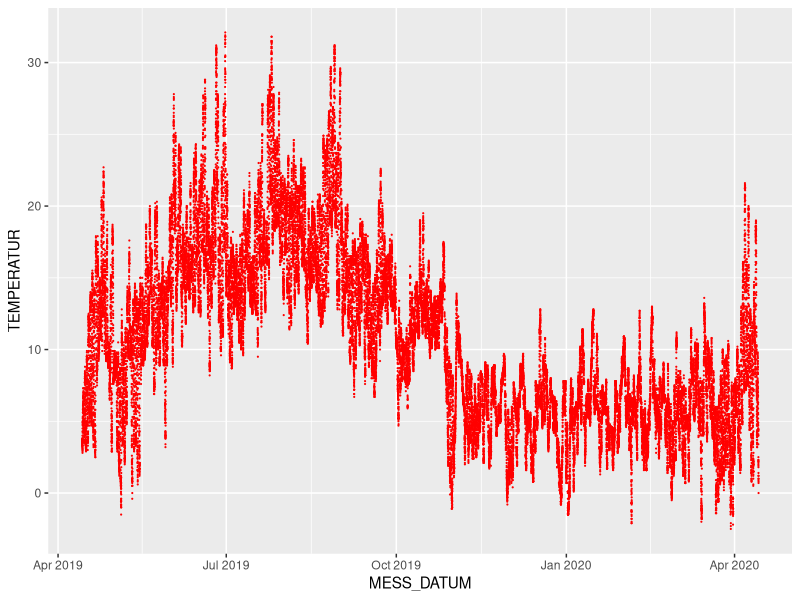
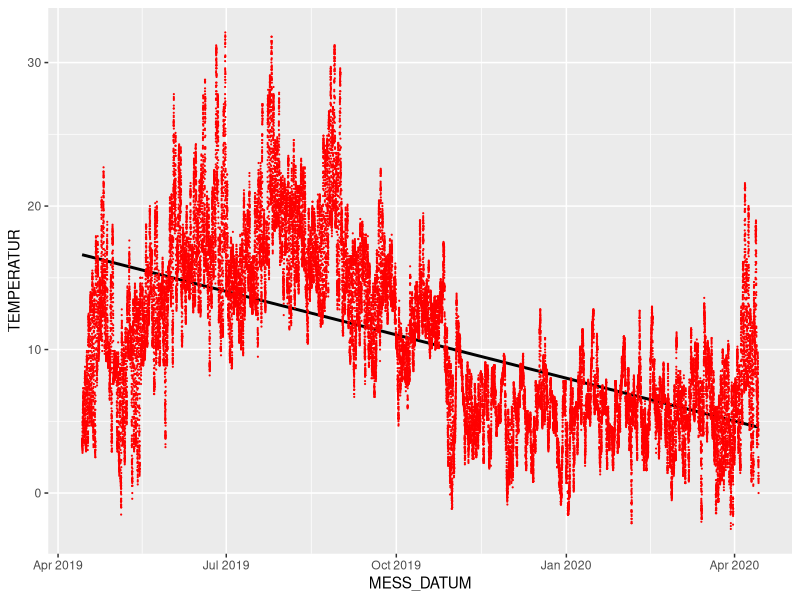
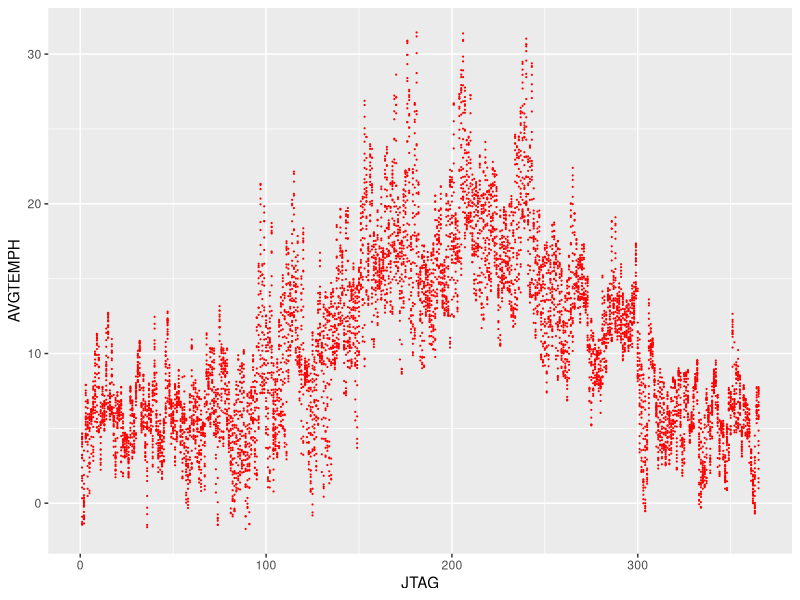
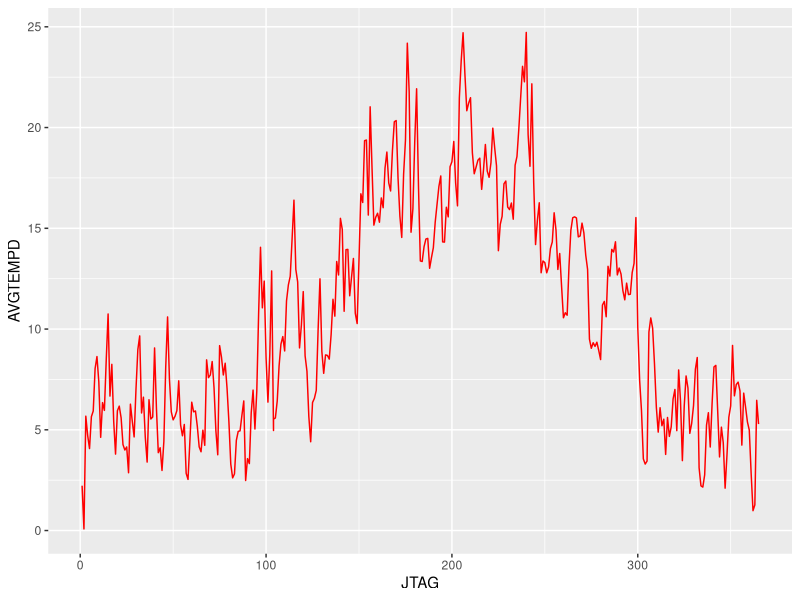
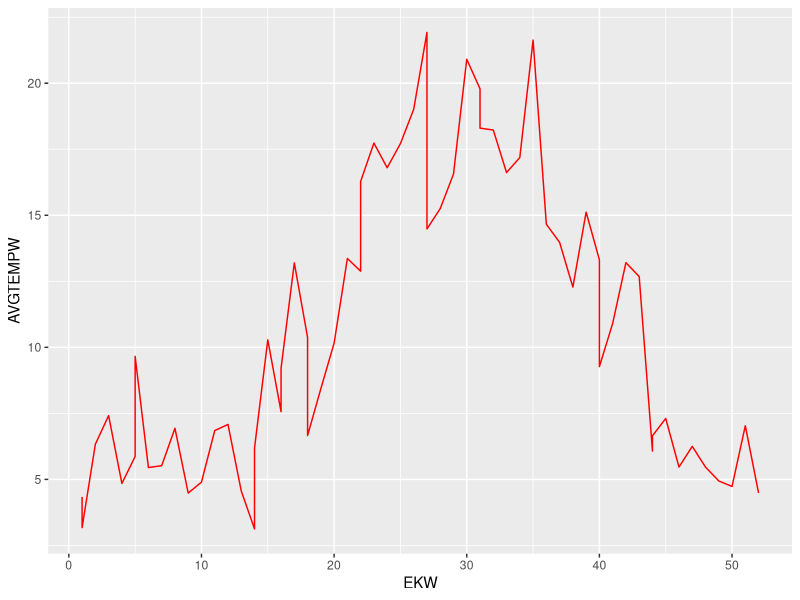
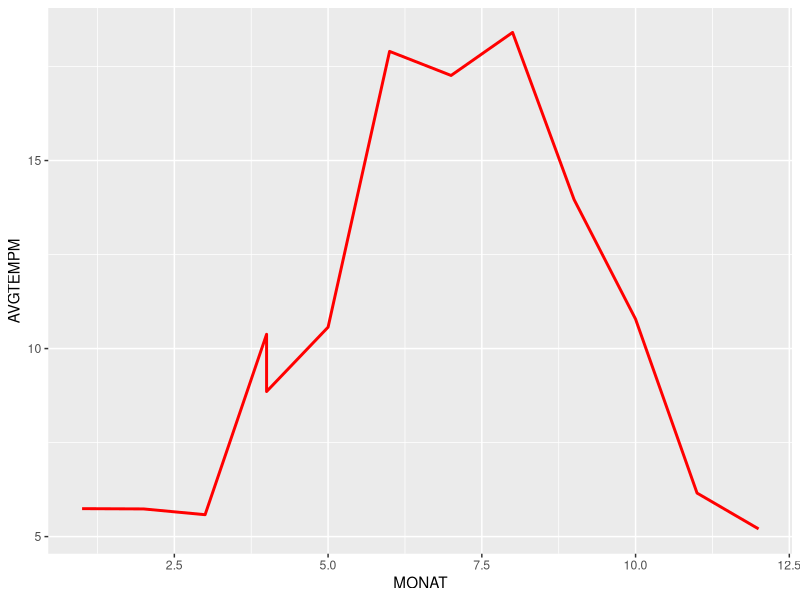
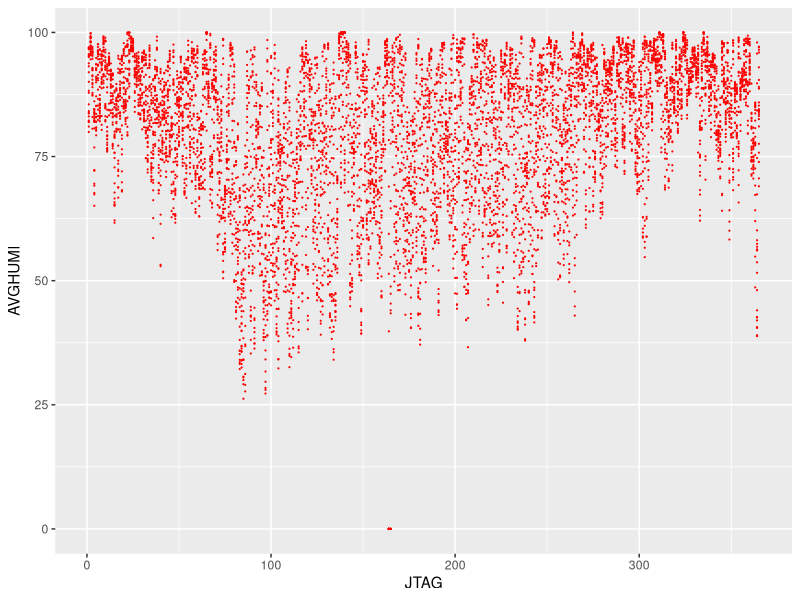

Write R code to recreate these figures, in order.
## ---- chunk 1
library(readr)          # part of the tidyverse
library(lubridate)      # the mentioned lubrication for date-time wrangling
library(tidyverse)      # the tidyverse with its dplyr functions for data wrangling
library(ggplot2)        # data visualisation package (is actually part of tidyverse, but still)
## ---- chunk 2
today()
now()
Sys.Date()
Sys.time()
## ---- chunk 3
df <- read_csv("data/weather_kiel_holtenau.csv")
head(df,5)
## ---- chunk 4
df <- read_csv("data/weather_kiel_holtenau.csv", 
          col_types = cols(MESS_DATUM = col_datetime(format = "%Y%m%d%H%M"), 
                                                   NIEDERSCHLAGSDAUER = col_integer(), 
                                                   NIEDERSCHLAGSINDIKATOR = col_integer(), 
                                                   STATIONS_ID = col_integer()))
head(df,5)
## ---- chunk 5
df1 <- read_csv("data/weather_kiel_holtenau.csv", 
          col_types = cols(
            MESS_DATUM = col_character(), 
            NIEDERSCHLAGSINDIKATOR = col_integer(), 
            STATIONS_ID = col_integer()))
df1$MESS_DATUM <- ymd_hm(df1$MESS_DATUM)
head(df1,5)
## ---- chunk 6
df2 <- read_csv("data/weather_kiel_holtenau.csv", 
    col_types = cols(MESS_DATUM = col_character()))
df2$MESS_DATUM <- parse_date_time(df2$MESS_DATUM, orders ="Ymd HM")
head(df2,5)
## ---- chunk 7
df %>% 
  filter(is.na(MESS_DATUM)) %>%                   # Checking if there are observations with a missing MESS_DATUM
  head()
## ---- chunk 8
df <- df %>% 
  filter(!is.na(MESS_DATUM))                      # missing MESS_DATUM observations (NAs) would/will be excluded from the data frame
## ---- chunk 9
max(df$MESS_DATUM)                                # The latest observation is dated 10 minutes before midnight on the 13th of April 2020
min(df$MESS_DATUM)                                # The earliest observaation is dated 14th of April 2019
range(df$MESS_DATUM)                              # Another way to get the same information
## ---- chunk 10
range(df$STATIONS_ID)                             # This confirms: We are only dealing with data from one and only one weather sensor in the whole data set.
range(df$TEMPERATUR)                              # We have a range of temperatues between -2.5 and +32.1 degrees  celius, which sounds about plausible.
range(df$RELATIVE_FEUCHTE)                        # Delivers an unexpected range, where the minimum is -999 and the maximum is +100. Both values are either not possible (-999) or only of theoretic value (+100)
range(df$NIEDERSCHLAGSDAUER)                      # This delivers an implausible minimum of -999 and an expected maximum of 10 (the maximum amount of minutes in a 10 minute interval).
range(df$NIEDERSCHLAGSHOEHE)                      # Again the range shows a minimum at -999 and a maximum of 7.85 which has to be interpreted as mm which equals litres per square meter (6 x 7.85 = 47.1/h = torrential)
range(df$NIEDERSCHLAGSINDIKATOR)                  # A look at the data reveals a binary 1 or a 0 for this variable, i.e. it rained or it didn't. -999 must be interpreted as a failed observation
## ---- chunk 11
values_of_ind <- df %>% 
  group_by(NIEDERSCHLAGSINDIKATOR) %>%
  tally()
head(values_of_ind)
## ---- chunk 12
df$NIEDERSCHLAGSINDIKATOR <- ifelse(df$NIEDERSCHLAGSINDIKATOR == -999, 0, df$NIEDERSCHLAGSINDIKATOR)
value_of_ind_n <- df %>% 
  group_by(NIEDERSCHLAGSINDIKATOR) %>%
  tally()
head(value_of_ind_n)
## ---- chunk 13
values_of_rel <- df %>% 
  group_by(RELATIVE_FEUCHTE) %>%
  filter(RELATIVE_FEUCHTE < 0) %>%
  tally()
head(values_of_rel)
## ---- chunk 14
df$RELATIVE_FEUCHTE <- ifelse(df$RELATIVE_FEUCHTE == -999, 0, df$RELATIVE_FEUCHTE)
values_of_rel_n <- df %>% 
  group_by(RELATIVE_FEUCHTE) %>%
  tally()
head(values_of_rel_n)
## ---- chunk 15
values_of_ARN <- df %>% 
  group_by(NIEDERSCHLAGSHOEHE) %>%
  filter(NIEDERSCHLAGSHOEHE < 0) %>%
  tally()
head(values_of_ARN)
## ---- chunk 16
df$NIEDERSCHLAGSHOEHE <- ifelse(df$NIEDERSCHLAGSHOEHE == -999, 0, df$NIEDERSCHLAGSHOEHE)
values_of_RFH <- df %>% 
  group_by(NIEDERSCHLAGSHOEHE) %>%
  tally()
head(values_of_RFH)
## ---- chunk 17
max(df$NIEDERSCHLAGSHOEHE, na.rm = FALSE)
## ---- chunk 18
tag_int <- interval(ymd("2020-03-01"), ymd("2020-03-02"))
class(tag_int)
## ---- chunk 19
season_19_spring <- ymd_hm("2019-03-20 22:58", tz="CET")
season_19_summer <- ymd_hm("2019-06-21 17:54", tz="CET")
season_19_autumn <- ymd_hm("2019-09-23 09:50", tz="CET")
season_19_winter <- ymd_hm("2019-12-22 05:19", tz="CET")
season_20_spring <- ymd_hm("2020-03-20 04:49", tz="CET")
season_20_summer <- ymd_hm("2020-06-20 23:43", tz="CET")
## ---- chunk 20
print(paste("spring 2020 - start: ",season_20_spring))
print(ddays(92))                             # create a DURATION
class(ddays(92))
typeof(ddays(92))
season_20_spring_dur <- season_20_spring + 
                          ddays(92) + 
                          dhours(17) + 
                          dminutes(54)
print(season_20_spring_dur)
class(season_20_spring_dur)
typeof(season_20_spring_dur)
print(paste("spring 2020 - end with DURATIONS:",season_20_spring_dur, "expected:", season_20_summer, "is failure:", season_20_spring_dur!=season_20_summer))

print(days(92))                              # create a PERIOD
class(days(92))
typeof(days(92))
season_20_spring_p <- season_20_spring + 
                        days(92) + 
                        hours(17) + 
                        minutes(54)
print(season_20_spring_p)
class(season_20_spring_p)
typeof(season_20_spring_p)
print(paste("spring 2020 - end with PERIODS:",season_20_spring_p, "expected:", season_20_summer , "is failure:", season_20_spring_p!=season_20_summer))
## ---- chunk 21
int_season_summer <- interval(season_19_summer, season_19_autumn - minutes(1))
int_season_autumn <- interval(season_19_autumn, season_19_winter - minutes(1))
int_season_winter <- season_19_winter %--% (season_20_spring - minutes(1))
## ---- chunk 22
df_sel <- df %>%
  filter(MESS_DATUM >= int_start(tag_int) & MESS_DATUM <= int_end(tag_int))
df_group <- df_sel %>% 
  group_by(STATIONS_ID , hour(MESS_DATUM) , day(MESS_DATUM) ) 
head(df_group, 10)
## ---- chunk 23
df_group <- df_sel %>% 
  group_by(STATIONS_ID , hour(MESS_DATUM) , day(MESS_DATUM) ) %>% 
  rename( "STUNDE" = 'hour(MESS_DATUM)', "TAG" = 'day(MESS_DATUM)' ) 
head(df_group, 10)

## ---- chunk 24
df_group <- df_sel %>% 
  group_by(STATIONS_ID , STUNDE = hour(MESS_DATUM) , TAG = day(MESS_DATUM) ) 
head(df_group, 5)
## ---- chunk 25
df_sea_sel_summer <- 
  df %>%
    filter(MESS_DATUM >= int_start(int_season_summer) & MESS_DATUM <= int_end(int_season_summer)) 
head(df_sea_sel_summer)

df_sea_sel_autmn <- 
  df %>%
    filter(MESS_DATUM >= int_start(int_season_autumn) & MESS_DATUM <= int_end(int_season_autumn)) 
df_sea_sel_winter <- 
  df %>%
    filter(MESS_DATUM >= int_start(int_season_winter) & MESS_DATUM <= int_end(int_season_winter)) 
#df_group <- df_sel %>% group_by(STATIONS_ID , hour(MESS_DATUM) , day(MESS_DATUM) ) head(df_group, 10)
## ---- chunk 26
ggplot(df)+
  geom_point(aes(MESS_DATUM, TEMPERATUR), colour = "red", size = 0.1)
## ---- chunk 27
ggplot(df, aes(MESS_DATUM, TEMPERATUR))+
  geom_smooth(method = "lm", se=TRUE, color="black", formula = y ~ x) +
            geom_point(color = "red", size = 0.1)
## ---- chunk 28
df <- df %>% 
  mutate(JAHR = year(df$MESS_DATUM))
## ---- chunk 29
df <- df %>% 
  mutate(MONAT = month(df$MESS_DATUM))
## ---- chunk 30
df <- df %>% 
  mutate(EKW = epiweek(df$MESS_DATUM))
## ---- chunk 31
df <- df %>%
  mutate(JTAG = yday(df$MESS_DATUM))
## ---- chunk 32
df <- df %>%
  mutate(STUNDE = hour(df$MESS_DATUM))
## ---- chunk 33
df_group_Stunde <- df %>%
  group_by(STATIONS_ID, JAHR, MONAT, EKW, JTAG, STUNDE)

df_av_temp_Stunde  <- df_group_Stunde %>%
  summarise(AVGTEMPH = mean(TEMPERATUR)) %>%
  arrange(STATIONS_ID, JAHR, MONAT, EKW, JTAG, STUNDE)
## ---- chunk 34
ggplot(df_av_temp_Stunde)+
  geom_point(aes(JTAG, AVGTEMPH), colour = "red", size = 0.1)
## ---- chunk 35
df_group_JTAG <- df %>%
  group_by(STATIONS_ID, JAHR, MONAT, EKW, JTAG)

df_av_temp_JTAG  <- df_group_JTAG %>%
  summarise(AVGTEMPD = mean(TEMPERATUR)) %>%
  arrange(STATIONS_ID, JAHR, MONAT, EKW, JTAG) 
head(df_av_temp_JTAG, 10)
## ---- chunk 36
ggplot(df_av_temp_JTAG)+
  geom_line(aes(JTAG, AVGTEMPD), colour = "red", size = 0.5)
## ---- chunk 37
df_group_EKW <- df %>%
  group_by(STATIONS_ID, JAHR, MONAT, EKW)

df_av_temp_EKW  <- df_group_EKW %>%
  summarise(AVGTEMPW = mean(TEMPERATUR)) %>%
  arrange(STATIONS_ID, JAHR, MONAT, EKW) 
head(df_av_temp_EKW, 10)
## ---- chunk 38
ggplot(df_av_temp_EKW)+
  geom_line(aes(EKW, AVGTEMPW), colour = "red", size = 0.5)
## ---- chunk 39
df_group_MONAT <- df %>%
  group_by(STATIONS_ID, JAHR, MONAT)

df_av_temp_MONAT  <- df_group_MONAT %>%
  summarise(AVGTEMPM = mean(TEMPERATUR)) %>%
  arrange(STATIONS_ID, JAHR, MONAT) %>%
  view()
## ---- chunk 40
ggplot(df_av_temp_MONAT)+
  geom_line(aes(MONAT, AVGTEMPM), colour = "red", size = 1)
## ---- chunk 41
df_avg1 <- df_group %>% 
  summarise(avg = mean(TEMPERATUR)) %>% 
  arrange( STATIONS_ID , TAG , STUNDE) %>%
  view()  
## ---- chunk 42
df_sum1 <- df_group %>% 
  summarise(sum(NIEDERSCHLAGSDAUER)) %>% 
  arrange( STATIONS_ID , TAG, STUNDE) %>%
  view()
## ---- chunk 43
df_sum2 <- df_group %>% 
  summarise(MENGE = sum(NIEDERSCHLAGSDAUER[NIEDERSCHLAGSINDIKATOR==1])) %>% 
  arrange( STATIONS_ID , TAG, STUNDE) %>%
  view()
## ---- chunk 44
df_av_humi_Stunde  <- df_group_Stunde %>%
  summarise(AVGHUMI = mean(RELATIVE_FEUCHTE)) %>%
  arrange(STATIONS_ID, JAHR, MONAT, EKW, JTAG, STUNDE)
## ---- chunk 45
ggplot(df_av_humi_Stunde)+
  geom_point(aes(JTAG, AVGHUMI), colour = "red", size = 0.1)
